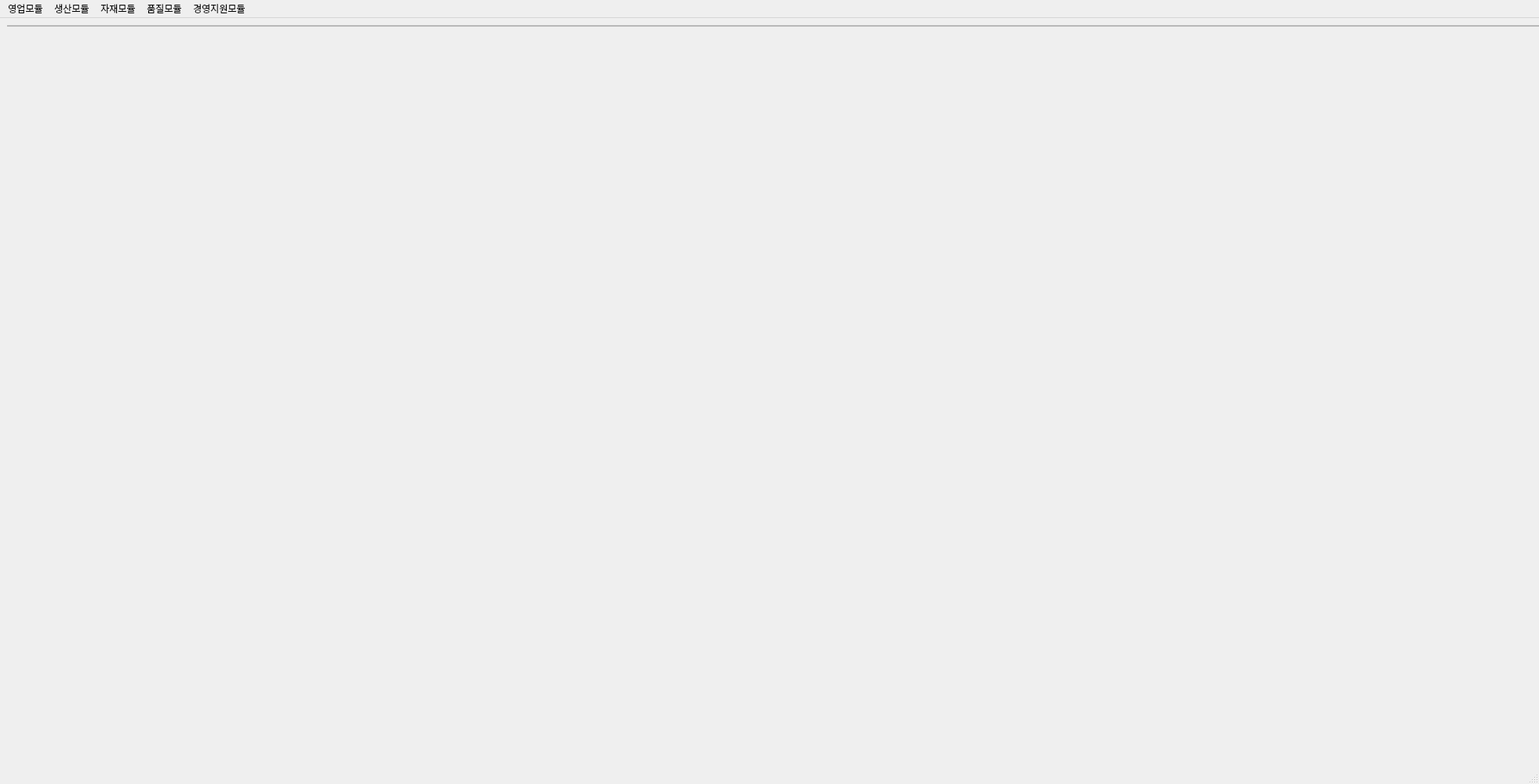
<?xml version="1.0" encoding="UTF-8"?>
<ui version="4.0">
 <class>mainWindow</class>
 <widget class="QMainWindow" name="mainWindow">
  <property name="geometry">
   <rect>
    <x>0</x>
    <y>0</y>
    <width>1962</width>
    <height>1000</height>
   </rect>
  </property>
  <property name="sizePolicy">
   <sizepolicy hsizetype="MinimumExpanding" vsizetype="MinimumExpanding">
    <horstretch>0</horstretch>
    <verstretch>0</verstretch>
   </sizepolicy>
  </property>
  <property name="minimumSize">
   <size>
    <width>920</width>
    <height>500</height>
   </size>
  </property>
  <property name="maximumSize">
   <size>
    <width>16777215</width>
    <height>16777215</height>
   </size>
  </property>
  <property name="font">
   <font>
    <family>Arial</family>
   </font>
  </property>
  <property name="windowTitle">
   <string>TSC ERP Prototype Ver.0</string>
  </property>
  <property name="windowIcon">
   <iconset>
    <normaloff>../ERP/logo.png</normaloff>../ERP/logo.png</iconset>
  </property>
  <widget class="QWidget" name="centralwidget">
   <property name="sizePolicy">
    <sizepolicy hsizetype="Minimum" vsizetype="Preferred">
     <horstretch>0</horstretch>
     <verstretch>0</verstretch>
    </sizepolicy>
   </property>
   <property name="minimumSize">
    <size>
     <width>500</width>
     <height>0</height>
    </size>
   </property>
   <layout class="QGridLayout" name="gridLayout">
    <item row="0" column="0" alignment="Qt::AlignLeft|Qt::AlignTop">
     <widget class="QStackedWidget" name="mainStackedWidget">
      <property name="sizePolicy">
       <sizepolicy hsizetype="Fixed" vsizetype="Preferred">
        <horstretch>0</horstretch>
        <verstretch>0</verstretch>
       </sizepolicy>
      </property>
      <property name="minimumSize">
       <size>
        <width>1962</width>
        <height>0</height>
       </size>
      </property>
      <property name="maximumSize">
       <size>
        <width>1962</width>
        <height>900</height>
       </size>
      </property>
      <property name="frameShape">
       <enum>QFrame::StyledPanel</enum>
      </property>
      <property name="frameShadow">
       <enum>QFrame::Raised</enum>
      </property>
      <widget class="QWidget" name="mainStackedWidgetPage1">
       <property name="sizePolicy">
        <sizepolicy hsizetype="Fixed" vsizetype="Preferred">
         <horstretch>0</horstretch>
         <verstretch>0</verstretch>
        </sizepolicy>
       </property>
       <widget class="QScrollBar" name="verticalScrollBar">
        <property name="geometry">
         <rect>
          <x>860</x>
          <y>0</y>
          <width>16</width>
          <height>160</height>
         </rect>
        </property>
        <property name="orientation">
         <enum>Qt::Vertical</enum>
        </property>
       </widget>
      </widget>
     </widget>
    </item>
   </layout>
  </widget>
  <widget class="QMenuBar" name="menubar">
   <property name="geometry">
    <rect>
     <x>0</x>
     <y>0</y>
     <width>1962</width>
     <height>21</height>
    </rect>
   </property>
   <property name="layoutDirection">
    <enum>Qt::LeftToRight</enum>
   </property>
   <widget class="QMenu" name="menu_Sales">
    <property name="layoutDirection">
     <enum>Qt::LeftToRight</enum>
    </property>
    <property name="tearOffEnabled">
     <bool>false</bool>
    </property>
    <property name="title">
     <string>영업모듈</string>
    </property>
    <widget class="QMenu" name="menu_SO">
     <property name="enabled">
      <bool>false</bool>
     </property>
     <property name="layoutDirection">
      <enum>Qt::LeftToRight</enum>
     </property>
     <property name="title">
      <string>영업오더</string>
     </property>
     <addaction name="act_SO1"/>
     <addaction name="act_SO2"/>
     <addaction name="act_SO3"/>
    </widget>
    <addaction name="menu_SO"/>
    <addaction name="action_Customer"/>
    <addaction name="action_Project"/>
   </widget>
   <widget class="QMenu" name="menu_Prod">
    <property name="title">
     <string>생산모듈</string>
    </property>
    <widget class="QMenu" name="menu_4">
     <property name="title">
      <string>생산오더</string>
     </property>
     <addaction name="action_Polist"/>
     <addaction name="action_Newpo"/>
     <addaction name="action3_2"/>
    </widget>
    <addaction name="act_PP"/>
    <addaction name="menu_4"/>
   </widget>
   <widget class="QMenu" name="menu_MM">
    <property name="title">
     <string>자재모듈</string>
    </property>
    <widget class="QMenu" name="menu_MC">
     <property name="enabled">
      <bool>false</bool>
     </property>
     <property name="title">
      <string>자재코드</string>
     </property>
     <addaction name="act_MM03"/>
     <addaction name="act_MM01"/>
     <addaction name="act_MM02"/>
    </widget>
    <addaction name="menu_MC"/>
    <addaction name="action_Material"/>
   </widget>
   <widget class="QMenu" name="menu">
    <property name="title">
     <string>품질모듈</string>
    </property>
    <widget class="QMenu" name="menu_Record">
     <property name="title">
      <string>작업일보(수기)</string>
     </property>
     <addaction name="act_Search"/>
     <addaction name="act_Upload"/>
    </widget>
    <widget class="QMenu" name="menu_2">
     <property name="enabled">
      <bool>false</bool>
     </property>
     <property name="title">
      <string>성적서</string>
     </property>
     <addaction name="act_MTR_Search"/>
     <addaction name="act_MTR_Publish"/>
    </widget>
    <addaction name="menu_2"/>
    <addaction name="menu_Record"/>
    <addaction name="act_Data"/>
    <addaction name="separator"/>
    <addaction name="act_Lot"/>
   </widget>
   <widget class="QMenu" name="menu_3">
    <property name="title">
     <string>경영지원모듈</string>
    </property>
   </widget>
   <addaction name="menu_Sales"/>
   <addaction name="menu_Prod"/>
   <addaction name="menu_MM"/>
   <addaction name="menu"/>
   <addaction name="menu_3"/>
  </widget>
  <widget class="QStatusBar" name="statusbar"/>
  <action name="act_SO1">
   <property name="enabled">
    <bool>false</bool>
   </property>
   <property name="text">
    <string>조회</string>
   </property>
  </action>
  <action name="act_SO2">
   <property name="text">
    <string>생성</string>
   </property>
  </action>
  <action name="act_SO3">
   <property name="text">
    <string>수정</string>
   </property>
  </action>
  <action name="action1_3">
   <property name="text">
    <string>조회</string>
   </property>
  </action>
  <action name="action2_3">
   <property name="text">
    <string>생성</string>
   </property>
  </action>
  <action name="action2_4">
   <property name="text">
    <string>2</string>
   </property>
  </action>
  <action name="act_Release">
   <property name="text">
    <string>제품출하</string>
   </property>
  </action>
  <action name="act_MM03">
   <property name="text">
    <string>조회</string>
   </property>
  </action>
  <action name="act_MM01">
   <property name="text">
    <string>생성</string>
   </property>
  </action>
  <action name="act_MM02">
   <property name="text">
    <string>수정</string>
   </property>
  </action>
  <action name="act_PP">
   <property name="enabled">
    <bool>false</bool>
   </property>
   <property name="text">
    <string>계획오더</string>
   </property>
  </action>
  <action name="act_Data">
   <property name="text">
    <string>치수데이터 업로드</string>
   </property>
  </action>
  <action name="act_Search">
   <property name="text">
    <string>조회</string>
   </property>
  </action>
  <action name="act_Upload">
   <property name="text">
    <string>업로드</string>
   </property>
  </action>
  <action name="act_MTR_Search">
   <property name="text">
    <string>조회</string>
   </property>
  </action>
  <action name="act_MTR_Publish">
   <property name="text">
    <string>발행</string>
   </property>
  </action>
  <action name="action1">
   <property name="text">
    <string>등록</string>
   </property>
  </action>
  <action name="action2">
   <property name="text">
    <string>조회</string>
   </property>
  </action>
  <action name="action3">
   <property name="text">
    <string>수정</string>
   </property>
  </action>
  <action name="action_Polist">
   <property name="text">
    <string>조회</string>
   </property>
  </action>
  <action name="action_Newpo">
   <property name="text">
    <string>생성</string>
   </property>
  </action>
  <action name="action3_2">
   <property name="enabled">
    <bool>false</bool>
   </property>
   <property name="text">
    <string>수정</string>
   </property>
  </action>
  <action name="action_Customer">
   <property name="text">
    <string>거래처</string>
   </property>
  </action>
  <action name="act_Lot">
   <property name="text">
    <string>Lot Number</string>
   </property>
  </action>
  <action name="action_Project">
   <property name="text">
    <string>프로젝트 리스트</string>
   </property>
  </action>
  <action name="action_Material">
   <property name="text">
    <string>자재현황</string>
   </property>
  </action>
 </widget>
 <resources/>
 <connections/>
</ui>
